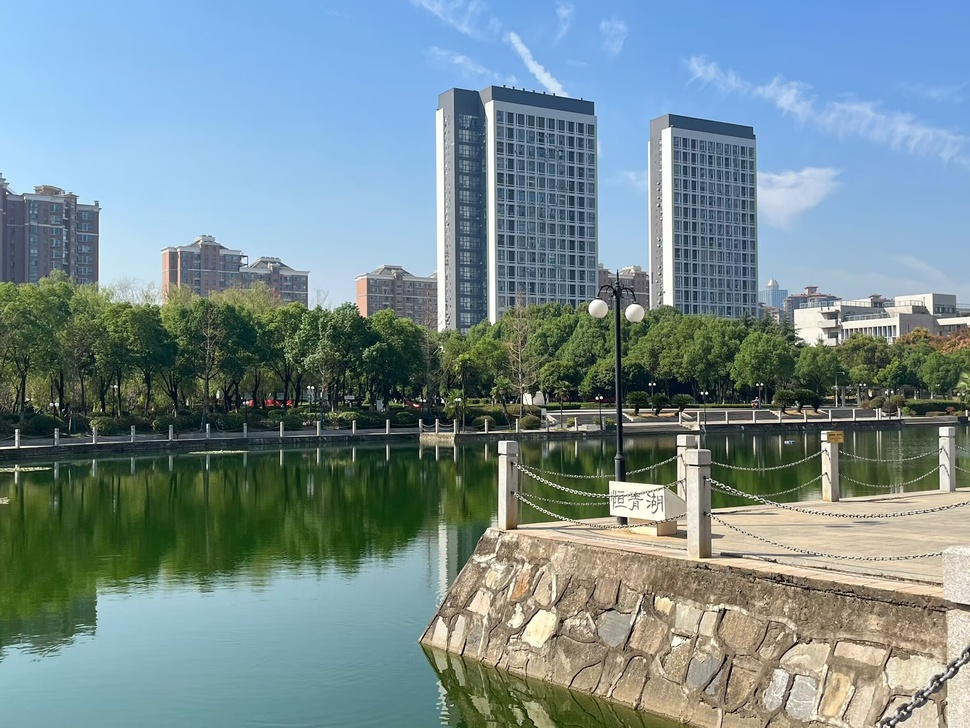
#> input picture 2.jpg, 970 x 728 px, shrunk from 2362 x 1772 before the run
$ python '傅里叶变换及其逆变换.py'
#> lines starting #> are read from the running program, lines starting #| are printed output that depends on the picture
import cv2
import numpy as np
import matplotlib.pyplot as plt

# 读取灰度图像
image = cv2.imread('2.jpg', cv2.IMREAD_GRAYSCALE)
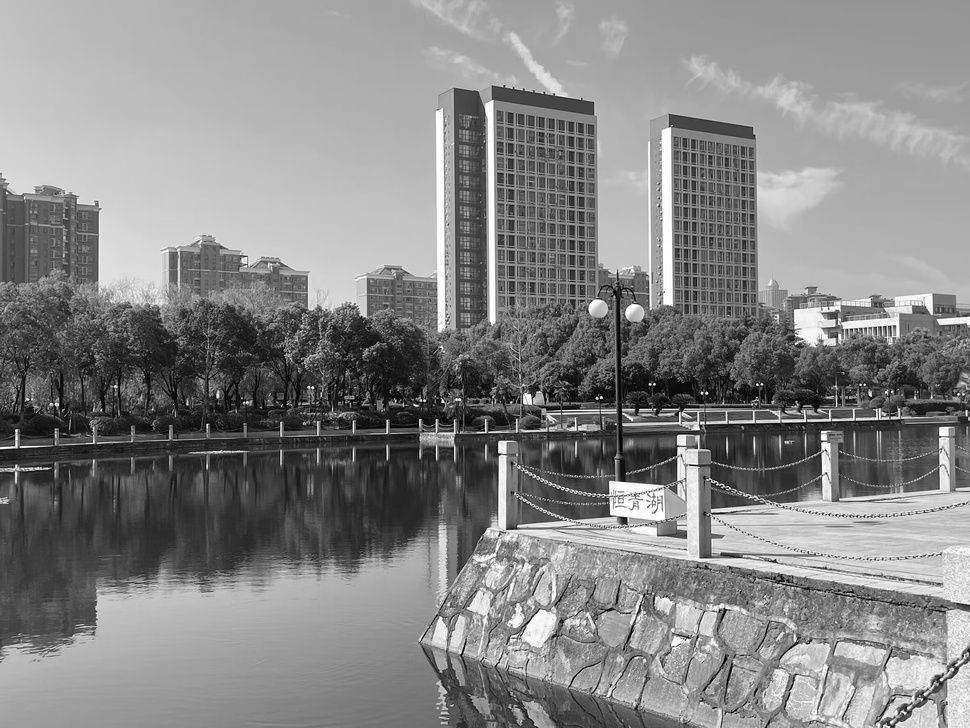
#> image: shape (728, 970); min 0, max 255, mean 134

if image is None:
    raise ValueError("Error: Image not found or unable to read.")

# 计算离散傅里叶变换
dft = cv2.dft(np.float32(image), flags=cv2.DFT_COMPLEX_OUTPUT)

# 将DFT结果移到频域中心
dft_shift = np.fft.fftshift(dft)

# 计算幅度谱
magnitude_spectrum = cv2.magnitude(dft_shift[:, :, 0], dft_shift[:, :, 1])
magnitude_spectrum = np.log(magnitude_spectrum + 1)  # 对数缩放
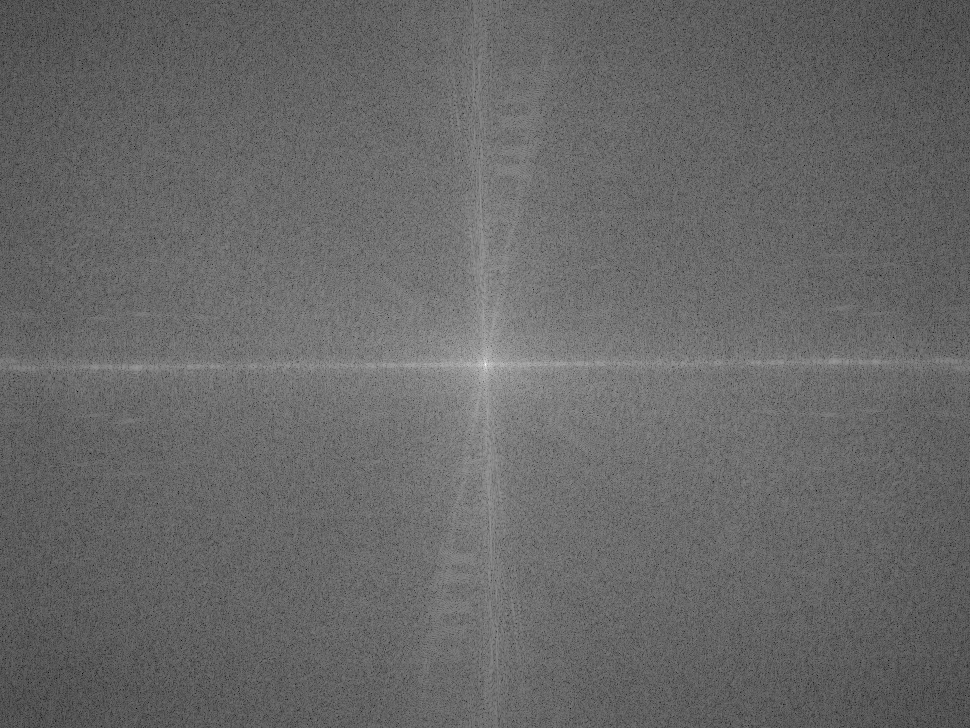
#> magnitude_spectrum: shape (728, 970) float32; min 2.68, max 18.37, mean 9.08; drawn with min black and max white

# 进行逆变换
dft_ishift = np.fft.ifftshift(dft_shift)  # 反移
img_back = cv2.idft(dft_ishift)
img_back = cv2.magnitude(img_back[:, :, 0], img_back[:, :, 1])  # 获取幅度

# 显示结果
plt.figure(figsize=(12, 6))

# 原图
plt.subplot(1, 3, 1)
plt.imshow(image, cmap='gray')
plt.title('Original Grayscale Image')
plt.axis('off')

# 频谱图
plt.subplot(1, 3, 2)
plt.imshow(magnitude_spectrum, cmap='gray')
plt.title('Magnitude Spectrum')
plt.axis('off')

# 逆变换结果
plt.subplot(1, 3, 3)
plt.imshow(img_back, cmap='gray')
plt.title('Inverse DFT Result')
plt.axis('off')

plt.tight_layout()
plt.show()
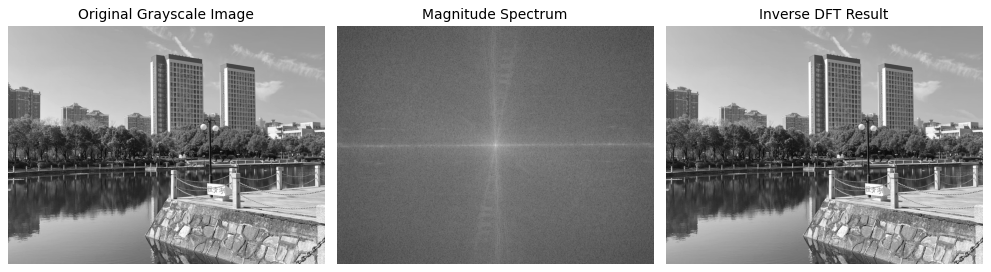
#> figure drawn by matplotlib, 3 panels

$ run again, with 1.jpg copied over 2.jpg
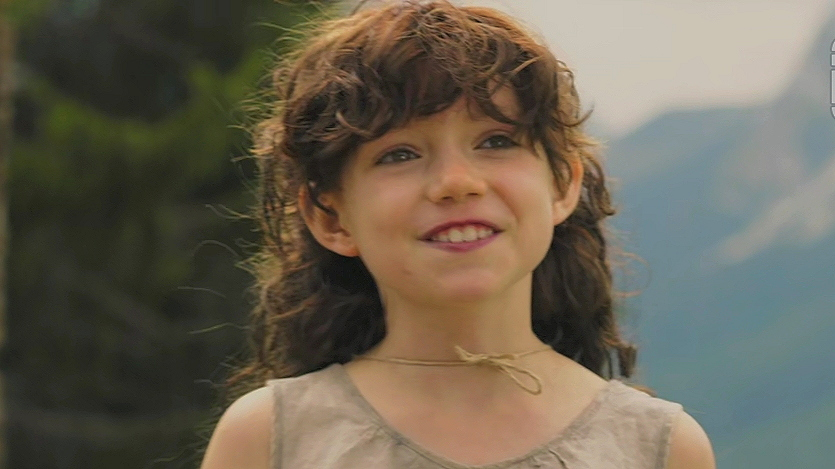
#> input picture 1.jpg, 835 x 469 px
#> `img_back = cv2.magnitude(img_back[:, :, 0], img_back[:, :, 1])`:
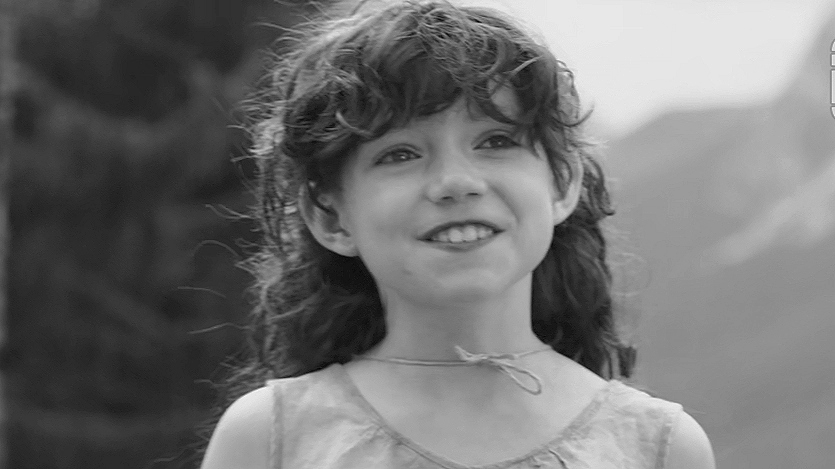
#> img_back: shape (469, 835) float32; min 1958073.9, max 84980448, mean 39009012; drawn with min black and max white
#> `plt.show()`:
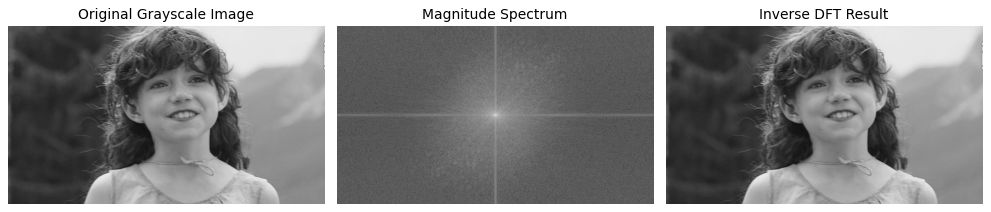
#> figure drawn by matplotlib, 3 panels

$ run again, with 3.png saved as 2.jpg
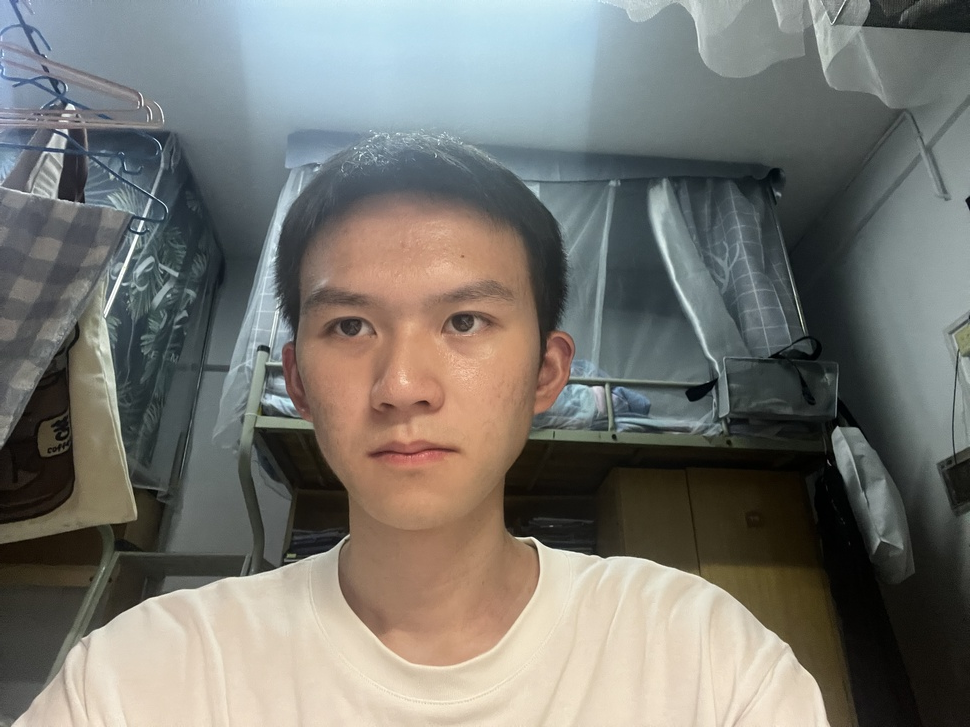
#> input picture 3.png, 970 x 727 px, shrunk from 4032 x 3024 before the run
#> `magnitude_spectrum = np.log(magnitude_spectrum + 1)`:
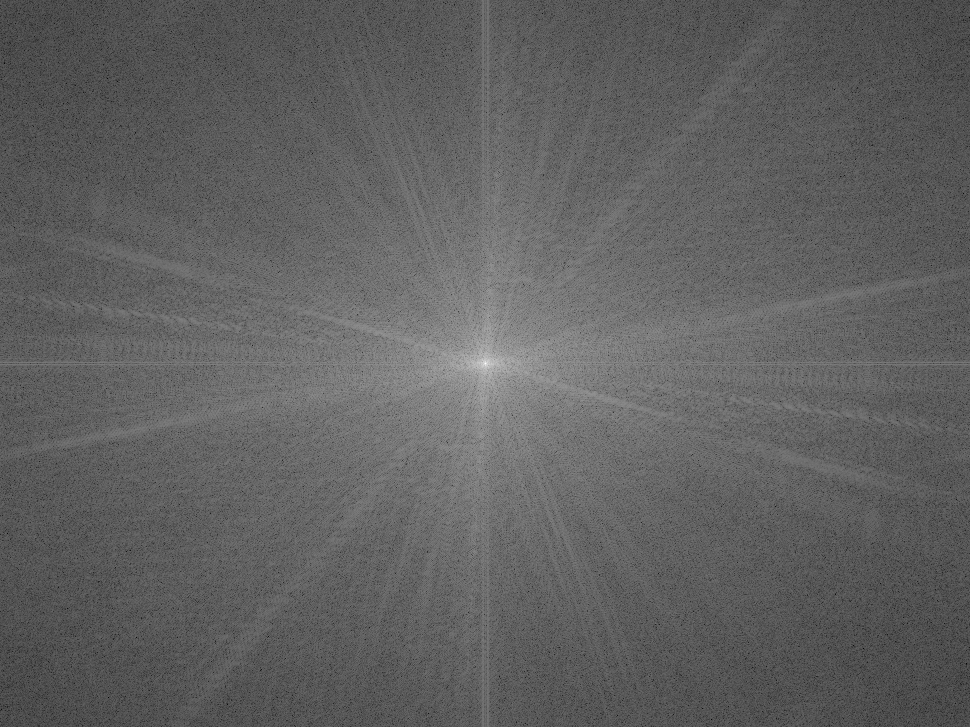
#> magnitude_spectrum: shape (727, 970) float32; min 1.68, max 18.24, mean 7.98; drawn with min black and max white
#> `plt.show()`:
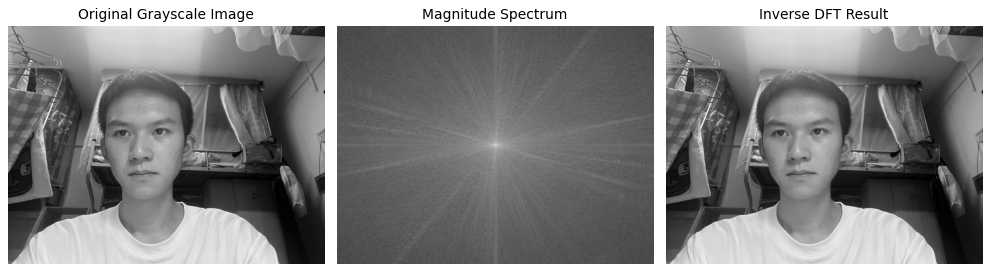
#> figure drawn by matplotlib, 3 panels
